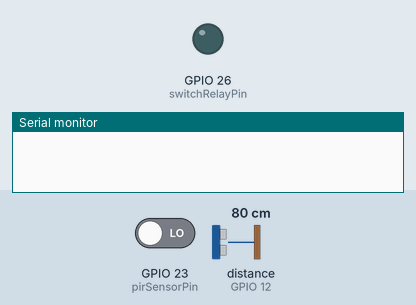
This sketch was run on a simulated ESP32. On the bench: output pins drawn as LEDs (lit = HIGH), the last lines printed to the serial monitor. Wiring (from diagram.json): ultrasonic range finder: trigger GPIO 33; echo GPIO 12. The test bench sets the inputs (shaded band); at power-on: GPIO 23 (pirSensorPin) LOW, distance to the obstacle (sensor on GPIO 12) 80 cm. The echo pulse lasts 58.3 µs per cm; pins used as bus, display or sensor lines are not drawn.

Above: at 1.2 s.
1.3 s: GPIO 23 (pirSensorPin) driven HIGH
At 2.5 s:
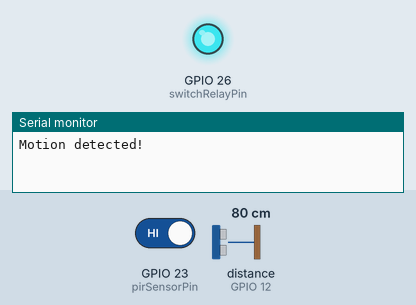
2.8 s: distance to the obstacle (sensor on GPIO 12) set to 2 cm
At 3.9 s:
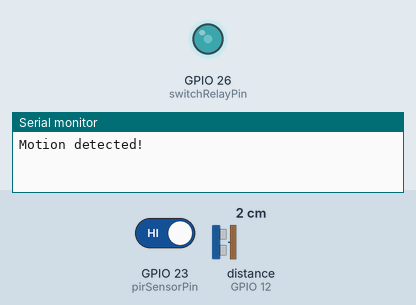
4.5 s: GPIO 23 (pirSensorPin) driven LOW
At 5.7 s:
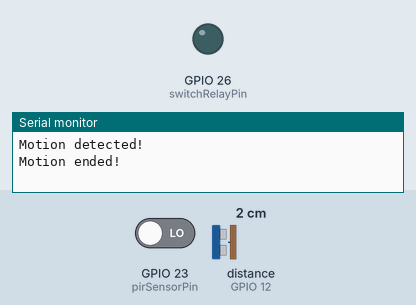
Timing chart, 0 to 7.5 s (numbered marks = the images above; inputs shaded):
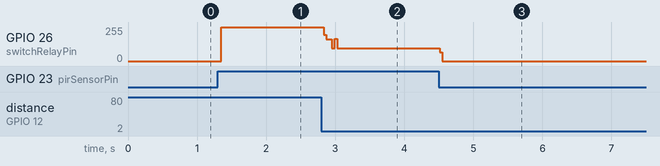

The sketch:

sketch.ino
```cpp
const int pirSensorPin = 23;         // Pin connected to PIR motion sensor
const int ultrasonicTriggerPin = 33;  // Pin connected to Ultrasonic sensor trigger
const int ultrasonicEchoPin = 12;     // Pin connected to Ultrasonic sensor echo
const int switchRelayPin = 26;
int pirState = LOW;
int val = 0;      // Pin connected to the switch relay

// Variables
bool isMotionDetected = false;
  // Flag to track motion detection

void setup() {
  // Initialize pins
  pinMode(pirSensorPin, INPUT);
  pinMode(ultrasonicTriggerPin, OUTPUT);
  pinMode(ultrasonicEchoPin, INPUT);
  pinMode(switchRelayPin, OUTPUT);
  digitalWrite(switchRelayPin, LOW);  // Turn off the switch initially
  // Other setup code for Ultrasonic sensor if needed
}

void loop() {
  // Check PIR motion sensor
    val = digitalRead(pirSensorPin);  // read input value
  if (val == HIGH) {            // check if the input is HIGH
    digitalWrite(switchRelayPin, HIGH);  // turn LED ON
    if (pirState == LOW) {
      // we have just turned on
      Serial.println("Motion detected!");
      // We only want to print on the output change, not state
      pirState = HIGH;
    }
  } else {
    digitalWrite(switchRelayPin, LOW); // turn LED OFF
    if (pirState == HIGH) {
      // we have just turned of
      Serial.println("Motion ended!");
      // We only want to print on the output change, not state
      pirState = LOW;
    }
  }
  // Check Ultrasonic sensor
  int distance = measureDistance();

  // Control switch based on motion and distance
  if (isMotionDetected || distance <= 100) {
    digitalWrite(switchRelayPin, LOW);  // Turn on the switch
  } else {
    digitalWrite(switchRelayPin, HIGH);   // Turn off the switch
  }
}

int measureDistance() {
  // Send a pulse to the Ultrasonic sensor
  digitalWrite(ultrasonicTriggerPin, LOW);
  delayMicroseconds(2);
  digitalWrite(ultrasonicTriggerPin, HIGH);
  delayMicroseconds(10);
  digitalWrite(ultrasonicTriggerPin, LOW);

  // Measure the duration of the pulse
  long duration = pulseIn(ultrasonicEchoPin, HIGH);

  // Calculate the distance based on the speed of sound
  // (343 m/s or 0.0343 cm/µs)
  int distance = duration * 0.0343 / 2;

  return distance;
}
```

Measured:
- after the input at 1.3 s, GPIO 26 (switchRelayPin): 0/255 → 254/255 after 0.05 s
- after the input at 2.8 s, GPIO 26 (switchRelayPin): 254/255 → 165/255 at once, → 94/255 0.12 s later
- after the input at 4.5 s, GPIO 26 (switchRelayPin): 94/255 → 0/255 at once
